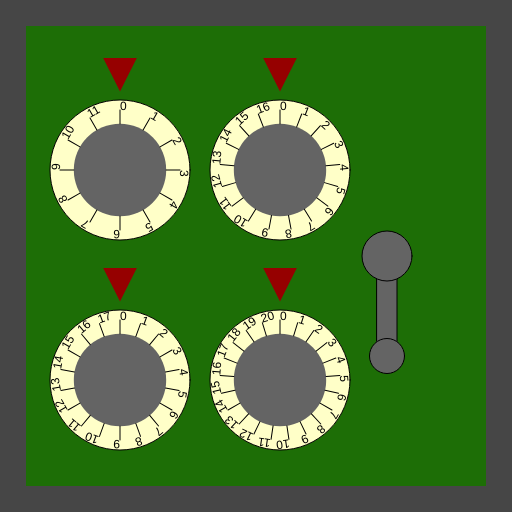
Frame 1 (no input)
Frame 60 (no input): identical to frame 1, image omitted
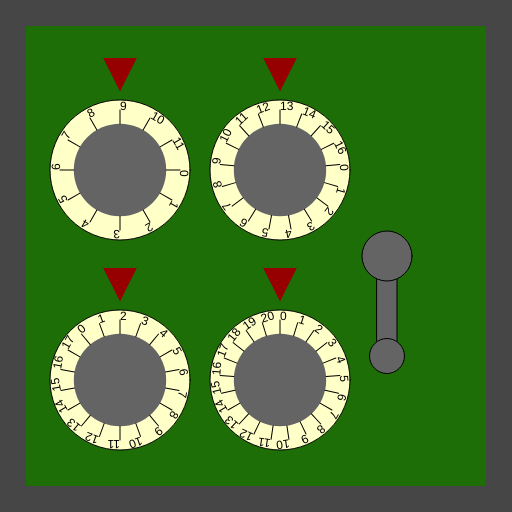
Frame 120 (the mouse pressed at the canvas centre since frame 60)

The p5.js sketch that drew these frames (run headless with seeded random() and noise() and a simulated clock; from frame 60 on, the mouse is pressed at the canvas centre):

// p5.js sketch
// ── sketch.js
/*

Officer: 3721950
CaseNum: 303-2-19893292-3721950

Case 303 - The Case of the Crooked Attorney
Stage 3 - The Gates Bank

I’ve made an appointment for you at the Gates Bank to retrieve your safe deposit box from the vault.
Actually you will break into Torvalds’ one.

Crack the safe by doing the following:

	When the mouse button is pressed:
	- Make Secret_Box_Value_0 equal to the value of mouseY
	- Use the 'constrain' function to prevent Secret_Box_Value_0 from falling below 2 and going above 9

	When the mouse button is pressed:
	- Increment Secret_Box_Value_1 by 1
	- Use the 'constrain' function to prevent Secret_Box_Value_1 from falling below 2 and going above 14

	When the mouse button is pressed:
	- Make Secret_Box_Value_2 equal to the value of mouseY
	- Use the 'constrain' function to prevent Secret_Box_Value_2 from falling below 3 and going above 13

	Whilst the mouse is being dragged:
	- Decrement Secret_Box_Value_3 by 2
	- Use the 'constrain' function to prevent Secret_Box_Value_3 from falling below 4 and going above 16

	When the mouse button is released:
	- Make Secret_Box_Value_4 equal to the value of mouseX
	- Use the 'max' function to prevent Secret_Box_Value_4 from falling below 9



This time you'll need to create the relevant event handlers yourself.

There are many possible ways of investigating this case, but you
should use ONLY the following commands:

	- The assignment operator aka. the equals sign !
	- mouseX, mouseY
	- Incrementing +=
	- Decrementing -=
	- min, max
	- constrain

*/

//declare the variables

var Secret_Box_Value_0;
var Secret_Box_Value_1;
var Secret_Box_Value_2;
var Secret_Box_Value_3;
var Secret_Box_Value_4;


function preload()
{
	//IMAGES WILL BE LOADED HERE

}

function setup()
{
	createCanvas(512,512);

	//initialise the variables
	Secret_Box_Value_0 = 0;
	Secret_Box_Value_1 = 0;
	Secret_Box_Value_2 = 0;
	Secret_Box_Value_3 = 0;
	Secret_Box_Value_4 = 0;

}

///////////////////EVENT HANDLERS///////////////////

//Create event handlers here to open the safe ...

function mousePressed()
{
	
	//When the mouse button is pressed:
	//Make Secret_Box_Value_0 equal to the value of mouseY
	//Use the 'constrain' function to prevent Secret_Box_Value_0 from falling below 2 and going above 9
	console.log("mousePressed",mouseX,mouseY);
	Secret_Box_Value_0 = mouseY;
	Secret_Box_Value_0= constrain(Secret_Box_Value_0,2,9);
	console.log("Secret box", Secret_Box_Value_0);
	
	///When the mouse button is pressed:
	//- Increment Secret_Box_Value_1 by 1
	//- Use the 'constrain' function to prevent Secret_Box_Value_1 from falling below 2 and going above 14
	Secret_Box_Value_1 += 1;
	Secret_Box_Value_1 = constrain(Secret_Box_Value_1, 2, 14);
	console.log("Secret box value 1", Secret_Box_Value_1);
	
	//When the mouse button is pressed:
	//- Make Secret_Box_Value_2 equal to the value of mouseY
	//- Use the 'constrain' function to prevent Secret_Box_Value_2 from falling below 3 and going above 13
	Secret_Box_Value_2 = mouseY;
	Secret_Box_Value_2 = constrain(Secret_Box_Value_2, 3, 13);
	console.log("Secret box value 2", Secret_Box_Value_2);
	
}

function mouseDragged()
{
	//Whilst the mouse is being dragged:
	//- Decrement Secret_Box_Value_3 by 2
	//- Use the 'constrain' function to prevent Secret_Box_Value_3 from falling below 4 and going above 16
	Secret_Box_Value_3 -= 2;
	Secret_Box_Value_3 = constrain(Secret_Box_Value_3, 4, 16);
	console.log("Secret box balue 3", Secret_Box_Value_3)
}

function mouseReleased()
{
	//When the mouse button is released:
	//- Make Secret_Box_Value_4 equal to the value of mouseX
	//- Use the 'max' function to prevent Secret_Box_Value_4 from falling below 9
	Secret_Box_Value_4 = mouseX;
	Secret_Box_Value_4 = max(Secret_Box_Value_4,9);
}


///////////////DO NOT CHANGE CODE BELOW THIS POINT///////////////////

function draw()
{

	//Draw the safe door
	background(70);
	noStroke();
	fill(29,110,6);
	rect(26,26,width-52,width-52);

	//Draw the combination dials
	push();
	translate(120,170);
	drawDial(140,Secret_Box_Value_0, 12);
	pop();

	push();
	translate(120,380);
	drawDial(140,Secret_Box_Value_1, 18);
	pop();

	push();
	translate(280,170);
	drawDial(140,Secret_Box_Value_2, 17);
	pop();

	push();
	translate(280,380);
	drawDial(140,Secret_Box_Value_3, 21);
	pop();

	//Draw the lever
	push();
	translate(width - 125,256);
	drawLever(Secret_Box_Value_4);
	pop();


}

function drawDial(diameter,num,maxNum)
{
	//the combination lock

	var r = diameter * 0.5;
	var p = r * 0.6;

	stroke(0);
	fill(255,255,200);
	ellipse(0,0,diameter,diameter);
	fill(100);
	noStroke();
	ellipse(0,0,diameter*0.66,diameter*0.66);
	fill(150,0,0);
	triangle(
		-p * 0.4,-r-p,
		p * 0.4,-r-p,
		0,-r-p/5
	);

	noStroke();

	push();
	var inc = 360/maxNum;

	rotate(radians(-num * inc));
	for(var i = 0; i < maxNum; i++)
	{
		push();
		rotate(radians(i * inc));
		stroke(0);
		line(0,-r*0.66,0,-(r-10));
		noStroke();
		fill(0);
		text(i,0,-(r-10));
		pop();
	}

	pop();
}

function drawLever(rot)
{
	push();
	rotate(radians(-rot))
	stroke(0);
	fill(100);
	rect(-10,0,20,100);
	ellipse(0,0,50,50);
	ellipse(0,100,35,35);
	pop();
}
